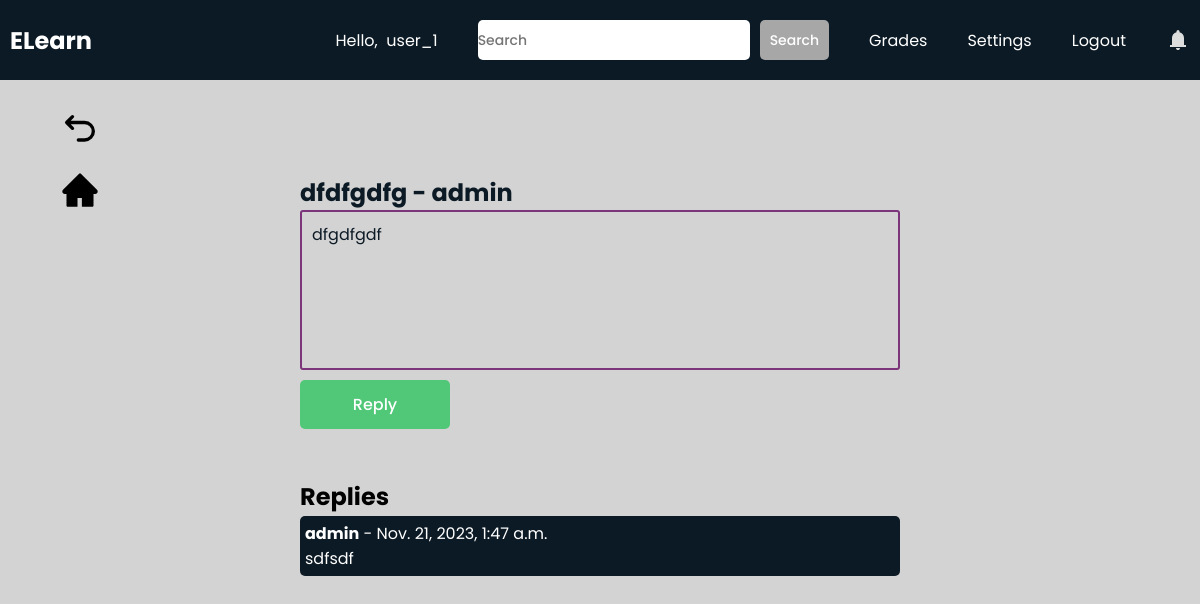
/students/post/ab860419efdc448c858d82cb372e4792/ab860419efdc448c858d82cb372e4792/ (signed in), run on the app's committed database.
### teachers/models.py (models this page shows, shortened)
class Discussion(models.Model):
    id = models.UUIDField(primary_key=True, default=uuid.uuid4, editable=False)
    course = models.ForeignKey(MyClass, on_delete=models.CASCADE)
    author = models.ForeignKey(User, on_delete=models.CASCADE)
    subject = models.CharField(max_length=255)
    message = models.TextField()
    file = models.FileField(upload_to='documents/', null=True)
    created_at = models.DateTimeField(default=timezone.now)

class Reply(models.Model):
    id = models.AutoField(primary_key=True)
    post = models.ForeignKey(Discussion, on_delete=models.CASCADE)
    author = models.ForeignKey(User, on_delete=models.CASCADE)
    message = models.TextField()
    created_at = models.DateTimeField(default=timezone.now)

### students/views.py (the view)
# urls.py: path("post/<str:id>/<str:course_id>/", views.post, name="post"),
def post(request, id, course_id):
    post = Discussion.objects.get(pk=id)
    fileName = post.file.name.split("/")[-1]
    replies = Reply.objects.filter(post=post).order_by('-created_at')
    if request.method == 'POST':
        message = request.POST.get('message')
        Reply.objects.create(post=post, author=request.user, message=message)
        return redirect(reverse('students:post', args=[id, course_id]))
    context = {'post':post, 'replies':replies, 'courseId':course_id, 'fileName':fileName}
    return render(request, "students/post.html", context)

### students/templates/students/post.html (shortened to what this page needs)
{% extends 'students/base.html' %}
{% load static %}
{% block extra_css %}
    <link rel="stylesheet" href="{% static 'css/post.css' %}">
{% endblock %}
{% block content %}
<a class="backbtn" href="{% url 'students:discussion' courseId%}"><svg xmlns="http://www.w3.org/2000/svg" width="24" height="24" viewBox="0 0 24 24"><path fill="none" stroke="currentColor" stroke-linecap="round" stroke-linejoin="round" stroke-width="2" d="M11 18h3.75a5.25 5.25 0 1 0 0-10.5H5M7.5 4L4 7.5L7.5 11"/></svg></a>
<a class="backbtn" id="homebtn" href="{% url 'students:course' courseId%}"></a>
    <div id="contentwrapper">
        <div id="content" id="bell-icon">
            <div id="wrapper">
                <div id="post-wrapper">
                    <h2>{{post.subject}} - {{post.author}}</h2>
                    <div id="message">
                        <p>{{post.message}}</p>
                    </div>
                    <div id="link-wrapper">
                        <div id="reply-btn">Reply</div>
                    </div>
                </div>
                <h2 id="reply-header">Replies</h2>
                <div id="replies-wrapper">
                    {% for reply in replies %}
                    <div class="replies">
                        <strong>{{ reply.author }}</strong> - {{ reply.created_at }}
                        <p>{{ reply.message }}</p>
                    </div>
                    {% endfor %}
                </div>
            </div>
        </div>
    </div>
{% endblock %}

### students/templates/students/base.html (shortened to what this page needs)
<!DOCTYPE html>
<html lang="en">
    <head>
        {% load static %}
        <link rel="stylesheet" href="{% static 'css/base.css' %}">
        <link rel="stylesheet" href="https://cdnjs.cloudflare.com/ajax/libs/font-awesome/6.3.0/css/all.min.css">
        {% block extra_css %}
        {% endblock %}
    </head>
    <body>
        <header>
            <nav class="navbar">
                <h2 class="logo"><a href="{% url 'students:home' %}">ELearn</a></h2>
                <ul class="all-links">
                    <li id="username"><span>Hello,  {{request.user}}</span></li>
                    <li>
                        <li>
                            <form class="nav-form" method="post" action="{% url 'students:search' %}">
                                <input
                                    type="text"
                                    name="subject"
                                    id="subject"
                                    placeholder="Search"
                                    class="nav-textarea-input"
                                />
                                <button class="nav-btn">
                                    Search
                                </button>
                            </form>
                        </li>
                    </li>
                    <li><a href="{% url 'students:studentReport' %}">Grades</a></li>
                    <li><a href="{% url 'students:settings' request.path%}">Settings</a></li>
                    <li><a href="{% url 'users:logoutPage' %}">Logout</a></li>
                    <li id="bell-icon">
                        <svg xmlns="http://www.w3.org/2000/svg" width="24" height="24" viewBox="0 0 24 24"><path fill="currentColor" d="M4 19v-2h2v-7q0-2.075 1.25-3.688T10.5 4.2v-.7q0-.625.438-1.063T12 2q.625 0 1.063.438T13.5 3.5v.7q2 .5 3.25 2.113T18 10v7h2v2H4Zm8 3q-.825 0-1.413-.588T10 20h4q0 .825-.588 1.413T12 22Z"/></svg>
                    </li>
                </ul>
            </nav>
        </header>
        {% block content %}
        {% endblock %}
    </body>
</html>

### teachers/static/css/base.css (style rules this page uses)
* { margin: 0; padding: 0; box-sizing: border-box; font-family: "Poppins", sans-serif; }
html { scroll-behavior: smooth; }
body { background: #d3d3d3; }
header { position: fixed; top: 0; left: 0; z-index: 5; width: 100%; display: flex; justify-content: center; background: #0C1A25; }
.navbar { display: flex; padding: 0 10px; max-width: 1200px; width: 100%; align-items: center; justify-content: space-between; }
.navbar .all-links { display: flex; align-items: center; }
.navbar .all-links li { position: relative; list-style: none; }
.navbar .logo a { display: flex; align-items: center; margin-left: 0; }
#bell-icon { display: flex; align-items: center; justify-content: center; }
header a, header span, header svg, header form { margin-left: 40px; text-decoration: none; color: #fff; height: 100%; padding: 20px 0; display: inline-block; }
#username { white-space: pre; }
header a:hover, footer a:hover, header svg { color: #ddd; }
.backbtn { position: fixed; top: 100px; left: 50px; padding: 10px; border-radius: 20%; display: flex; justify-content: center; align-items: center; cursor: pointer; }
#homebtn { top:160px; }
.backbtn svg { height: 40px; width: 40px; color: black; }
.nav-form { display: flex; align-items: center; justify-content: center; }
.nav-textarea-input { height: 40px; border: none; background: #FFFFFF; font-weight: 500; font-size: 14px; color: #07074D; border-radius: 5px; }
.nav-btn { height: 40px; font-size: 14px; border-radius: 5px; border: none; padding: 10px; margin-left: 10px; font-weight: 500; background-color: #a7a7a7; color: white; cursor: pointer; }

### teachers/static/css/post.css (style rules this page uses)
#contentwrapper { height: 100vh; padding-top: 75px; background: #d3d3d3; }
#content { height: calc(100%); display: flex; justify-content: center; }
#wrapper { display: flex; flex-direction: column; width: 50%; }
#post-wrapper { margin-top: 100px; width: 100%; color: #0C1A25; height: fit-content; }
#message { width: 100%; border: 2px solid #7c347a; border-radius: 3px; min-height: 20vh; max-height: 30vh; padding: 10px; overflow: auto; }
#reply-btn { width: 150px; display: flex; align-items: center; justify-content: center; font-size: 16px; border-radius: 5px; padding: 12px 25px; border: none; font-weight: 500; background-color: #50C878; color: white; cursor: pointer; margin-top: 10px; }
#reply-header { margin-top: 50px; }
#replies-wrapper { margin-top: 0px; width: 100%; max-width: 100%; flex: 1; overflow: auto; }
#link-wrapper { display: flex; align-items: center; }
.replies { background-color: #0C1A25; width: 100%; color: white; margin-top: 2px; margin-bottom: 2px; padding: 5px; border-radius: 5px; cursor: pointer; }

### data on the page
Discussion: subject "dfdfgdfg", author "admin", message "dfgdfgdf"
Reply: author "admin", created_at "Nov. 21, 2023, 1:47 a.m.", message "sdfsdf"

### other printed values
{{ request.user }} "user_1"
